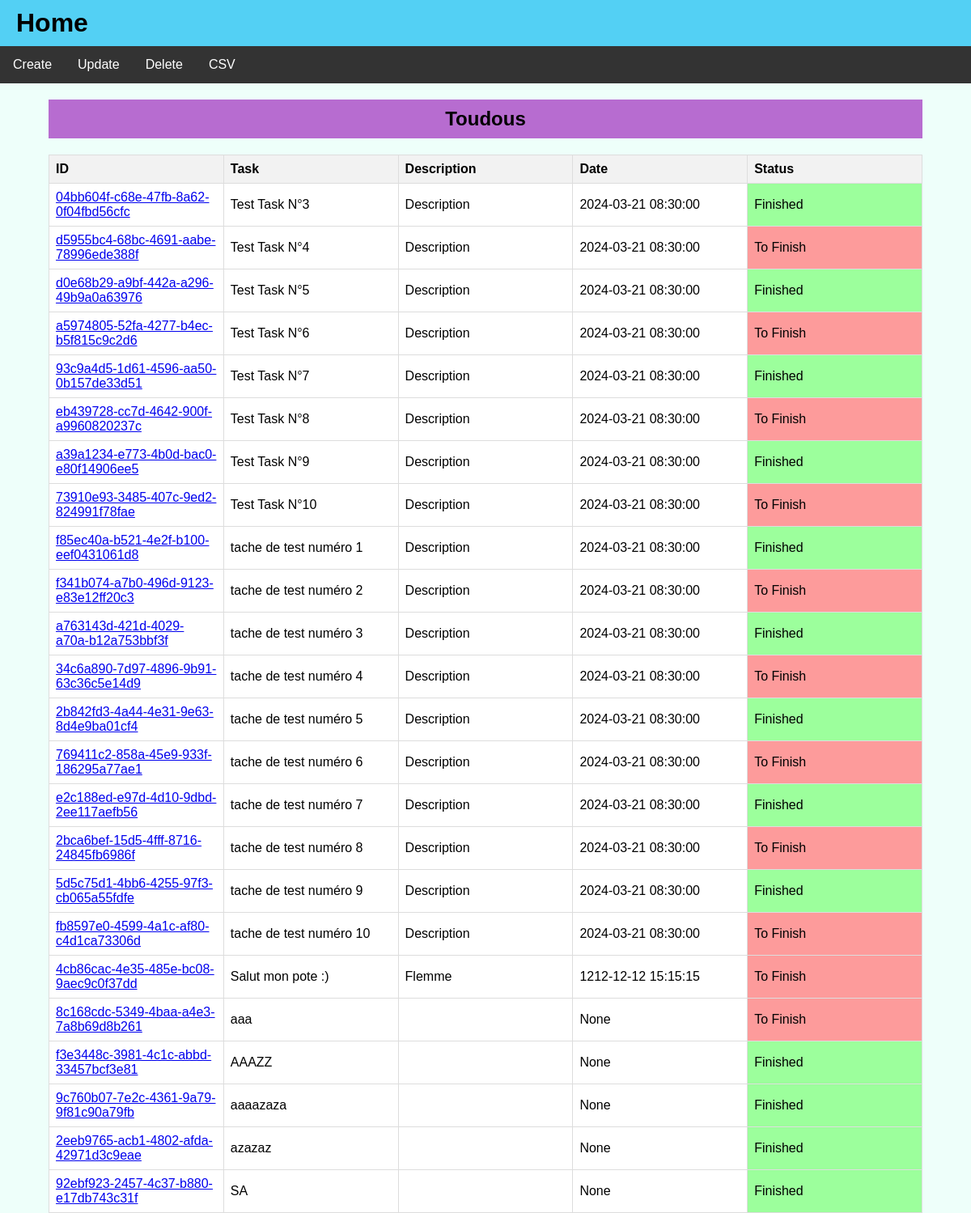
Before: / with the older database file.
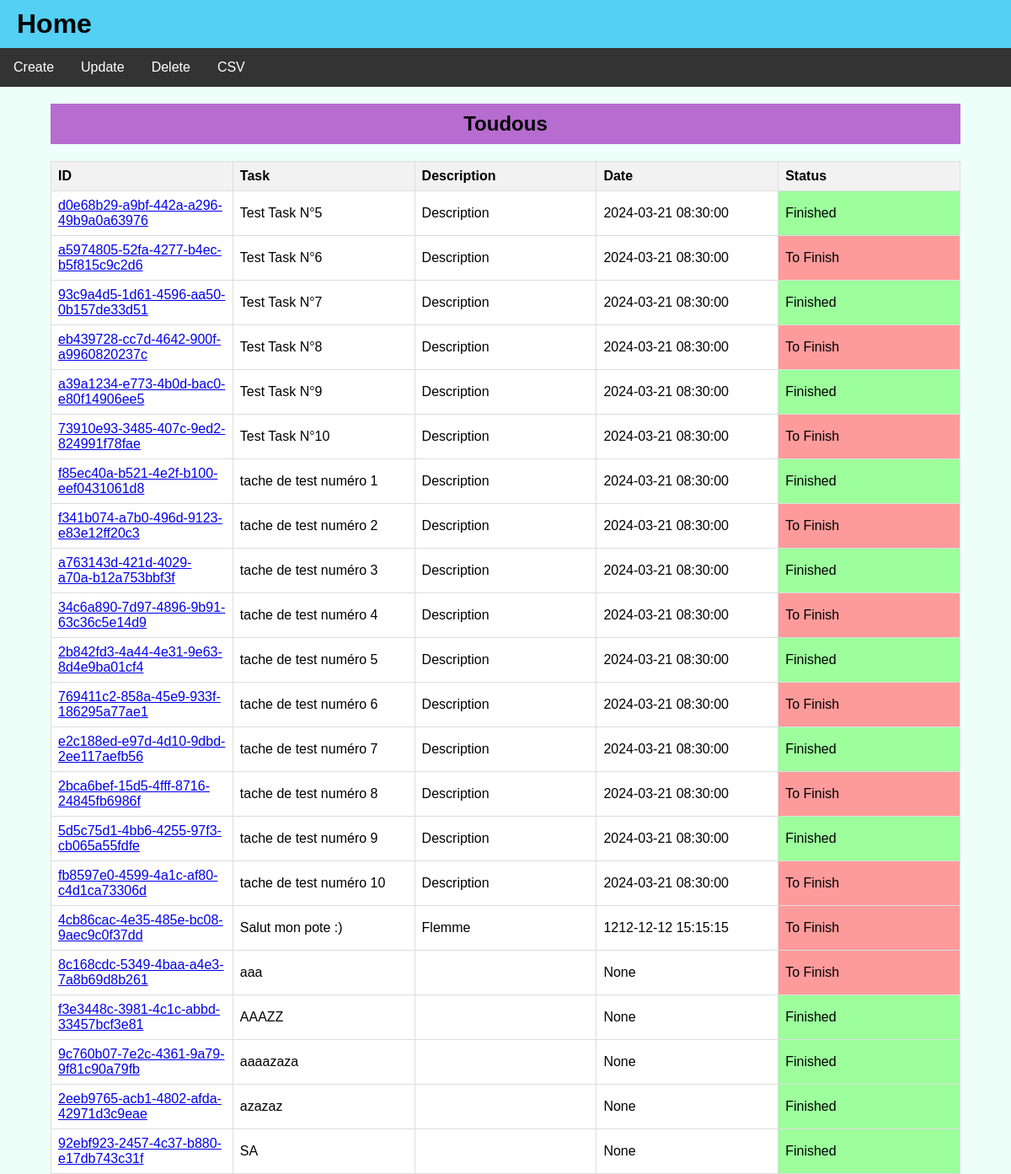
After: the same page with the newer database file.
### tables this page shows
CREATE TABLE toudou (
	id CHAR(32) NOT NULL, 
	task VARCHAR NOT NULL, 
	description VARCHAR, 
	enddate DATETIME, 
	status BOOLEAN NOT NULL, 
	PRIMARY KEY (id)
);

### src/toudou/views.py (the view)
@app.route('/')
def index():
    todos = models.getAllTasks()
    return render_template("index.html", todos=todos)

### src/toudou/models.py (called while the page is built)
def init_db() -> None:
    if not db_exists():
        metadata.create_all(engine)

def db_exists():
    return os.path.exists(db_url)

def getAllTasks() -> list:
    init_db()
    with engine.begin() as conn:
        stmt = todos_table.select()
        result = conn.execute(stmt)
        todos = []
        for row in result.fetchall():
            todo = Todo(
                id=row[0],
                task=row[1],
                description=row[2],
                date=row[3],
                status=row[4]
            )
            todos.append(todo)
        return todos

### src/toudou/templates/index.html (shortened to what this page needs)
<!DOCTYPE html>
<html lang="en">
<head>
    <link rel="stylesheet" href="../static/styles.css">
</head>
<body>
    {% include 'toudou-navbar.html' %}
    <div class="table-container-index">
        <h2 class="toudous-table-title">Toudous</h2>
        {% include 'toudou-table.html' %}
    </div>
</body>
</html>

### src/toudou/templates/toudou-navbar.html
<h1><a href="{{ url_for('index') }}">Home</a></h1>
<nav>
    <ul>
        <li><a href="{{ url_for('show_create_form') }}">Create</a></li>
        <li><a href="{{ url_for('show_update_form') }}">Update</a></li>
        <li><a href="{{ url_for('show_delete_form') }}">Delete</a></li>
        <li><a href="{{ url_for('viewCSV') }}">CSV</a></li>
    </ul>
</nav>

### src/toudou/templates/toudou-table.html
<table id="taskTable">
    <thead>
        <tr>
            <th>ID</th>
            <th>Task</th>
            <th>Description</th>
            <th>Date</th>
            <th>Status</th>
        </tr>
    </thead>
    <tbody>
        {% for todo in todos %}
        <tr>
            <td><a href="{{ url_for('viewTodo', todoid=todo.id) }}">{{ todo.id }}</a></td>
            <td>{{ todo.task }}</td>
            <td>{{ todo.description }}</td>
            <td>{{ todo.date }}</td>
            <td class="{% if todo.status == false %} to-finish {% else %} finished {% endif %}">                {% if todo.status == false %}
                    To Finish
                {% else %}
                    Finished
                {% endif %}
            </td>
        </tr>
        {% endfor %}
    </tbody>
</table>

### src/toudou/static/styles.css (style rules this page uses)
body { font-family: Arial, sans-serif; margin: 0; padding: 0; background: #eefffa; }
h1 { background: #53d0f4; padding: 10px 10px 10px 20px; margin: 0; }
h1 > a { text-decoration: none; color:initial; }
.table-container-index { width: 90%; margin: 0 auto; }
table { width: 100%; border-collapse: collapse; table-layout: fixed; }
th, td { background: white; border: 1px solid #ddd; padding: 8px; text-align: left; max-width: 200px; overflow: hidden; white-space: nowrap; text-overflow: ellipsis; }
td:first-child { white-space: normal; text-overflow: initial; }
th { background-color: #f2f2f2; }
h2.toudous-table-title { background: #b76cd0; padding: 10px; text-align: center; }
nav { background-color: #333; overflow: hidden; }
nav ul { list-style-type: none; margin: 0; padding: 0; }
nav ul li { float: left; }
nav ul li a { display: block; color: white; text-align: center; padding: 14px 16px; text-decoration: none; }
.finished { background-color: #9cff9c; }
.to-finish { background-color: #fd9b9b; }

Changed rows visible on the page:
removed toudou: id "04bb604f-c68e-47fb-8a62-0f04fbd56cfc", task "Test Task N°3", description "Description", date "2024-03-21 08:30:00", status "Finished"
removed toudou: id "d5955bc4-68bc-4691-aabe-78996ede388f", task "Test Task N°4", description "Description", date "2024-03-21 08:30:00", status "To Finish"
